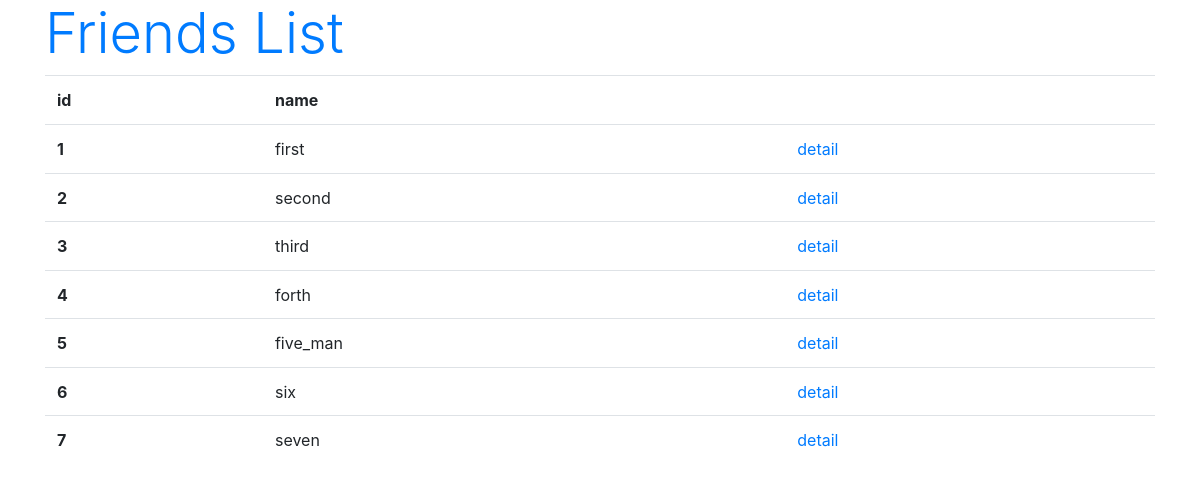
Page /hello/list on the committed database.
### hello/models.py (models this page shows, shortened)
class Friend(models.Model):
    name = models.CharField(max_length=100, \
        validators=[number_only])
    mail = models.EmailField(max_length=200)
    gender = models.BooleanField()
    age = models.IntegerField()
    birthday = models.DateField()

### hello/views.py (the view)
# urls.py: path('list', FriendList.as_view()),
class FriendList(ListView):
    model = Friend

### hello/templates/hello/friend_list.html (shortened to what this page needs)
{% load static %}
<!doctype html>
<html lang="ja">
<head>
    <link rel="stylesheet"
    href="https://stackpath.bootstrapcdn.com/bootstrap/4.3.1/css/bootstrap.min.css"
>
</head>
<body class="container">
    <h1 class="display-4 text-primary">
        Friends List</h1>
    <table class="table">
        <tr>
            <th>id</th>
            <th>name</th>
            <th></th>
        </tr>
    {% for item in object_list %}
        <tr>
            <th>{{item.id}}</th>
            <td>{{item.name}}</td>
            <td><a href="/hello/detail/{{item.id}}">detail</a></td>
        <tr>
    {% endfor %}
    </table>
</body>
</html>

### rows in the picture
Friend: id "1", name "first"
Friend: id "2", name "second"
Friend: id "3", name "third"
Friend: id "4", name "forth"
Friend: id "5", name "five_man"
Friend: id "6", name "six"
Friend: id "7", name "seven"
